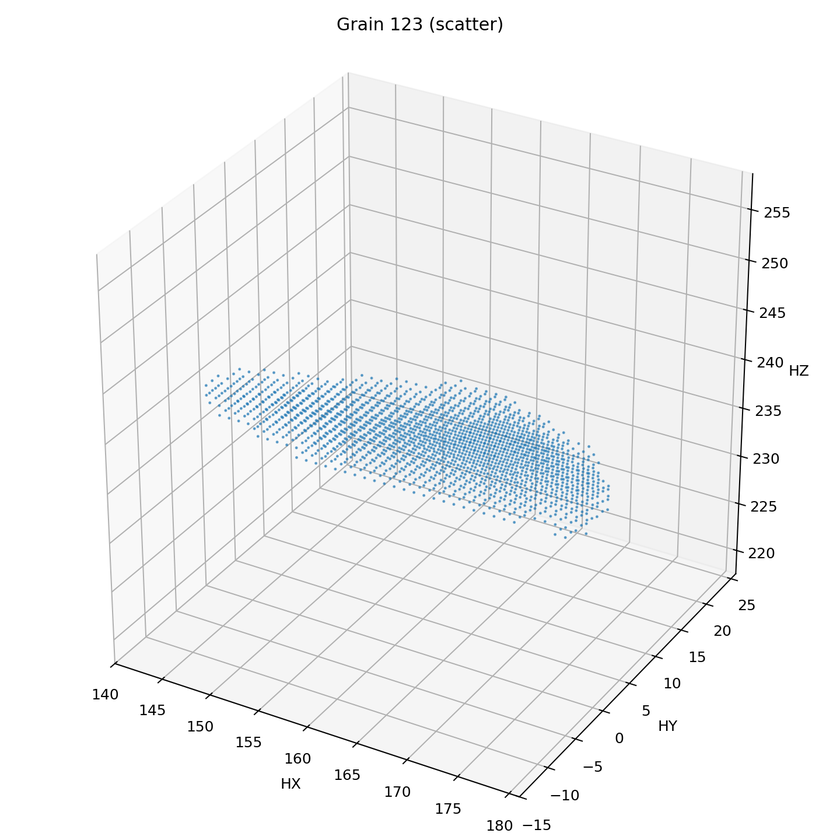
#> input picture expoly-alpoly-pytest/test_artifacts/grain_123_scatter.png, 840 x 840 px, shrunk from 1440 x 1440 before the run
$ python -i generate_voronoi.py   (imports and definitions only)
#> lines starting #> are read from the running program, lines starting #| are printed output that depends on the picture
# src/expoly/generate_voronoi.py
"""
Extract GB surface / triple line / quadruple point topology from a LAMMPS dump,
build Voronoi mesh (pair_to_mesh), voxelize grains, and output voxel_all.csv
with 0-based integer grid coordinates.
"""

from __future__ import annotations

import argparse
import itertools
import logging
import sys
from io import StringIO
from pathlib import Path
from typing import Dict, List, Optional, Tuple, Union

import numpy as np
import pandas as pd
from scipy.spatial import Delaunay, cKDTree

logger = logging.getLogger(__name__)

try:
    from sklearn.decomposition import PCA
except ImportError:
    PCA = None
    logger.warning("sklearn not available; pair_to_mesh building may fail")

PathLike = Union[str, Path]


# [36 lines left out: function read_lammps_dump_one_timestep, not called in this run]


def classify_topology_fast(
    DATA: pd.DataFrame,
    k: int = 13,
    min_other_atoms: int = 4,
) -> Tuple[pd.DataFrame, pd.DataFrame, pd.DataFrame, Dict[int, List[int]]]:
    """Classify atoms as surface/line/point using k-NN. Returns surface_all, line_all, point_all, outer_map."""
    pos = DATA[["X", "Y", "Z"]].to_numpy()
    grain = DATA["grain-ID"].to_numpy().astype(np.intp)
    atom_id = DATA["atom-ID"].to_numpy().astype(np.intp)
    N = len(DATA)
    tree = cKDTree(pos)
    _, idx_knn = tree.query(pos, k=k)
    surface_idx: List[int] = []
    line_idx: List[int] = []
    point_idx: List[int] = []
    outer_surface: Dict[int, List[int]] = {}
    outer_line: Dict[int, List[int]] = {}
    outer_point: Dict[int, List[int]] = {}
    for i in range(N):
        neigh_idx = idx_knn[i]
        neigh_grain = grain[neigh_idx]
        mask_other = neigh_grain != grain[i]
        if np.sum(mask_other) < min_other_atoms:
            continue
        unique_grains = np.unique(neigh_grain)
        atom_pos_type = len(unique_grains)
        if atom_pos_type == 1:
            continue
        outer = unique_grains[unique_grains != grain[i]].tolist()
        a_id = int(atom_id[i])
        if atom_pos_type == 2:
            surface_idx.append(i)
            outer_surface[a_id] = outer
        elif atom_pos_type == 3:
            line_idx.append(i)
            outer_line[a_id] = outer
        elif atom_pos_type == 4:
            point_idx.append(i)
            outer_point[a_id] = outer
    surface_all = DATA.iloc[surface_idx].copy()
    line_all = DATA.iloc[line_idx].copy()
    point_all = DATA.iloc[point_idx].copy()
    if surface_idx:
        surf_outer_df = (
            pd.DataFrame.from_dict(outer_surface, orient="index")
            .reset_index()
            .rename(columns={"index": "atom-ID", 0: "outer1"})
        )
        surface_all = surface_all.merge(surf_outer_df, on="atom-ID", how="left")
    if line_idx:
        line_outer_df = (
            pd.DataFrame.from_dict(outer_line, orient="index")
            .reset_index()
            .rename(columns={"index": "atom-ID", 0: "outer1", 1: "outer2"})
        )
        line_all = line_all.merge(line_outer_df, on="atom-ID", how="left")
    if point_idx:
        point_outer_df = (
            pd.DataFrame.from_dict(outer_point, orient="index")
            .reset_index()
            .rename(columns={"index": "atom-ID", 0: "outer1", 1: "outer2", 2: "outer3"})
        )
        point_all = point_all.merge(point_outer_df, on="atom-ID", how="left")
    outer_map: Dict[int, List[int]] = {}
    outer_map.update(outer_surface)
    outer_map.update(outer_line)
    outer_map.update(outer_point)
    logger.info(
        "[classify] surface=%d, line=%d, point=%d",
        len(surface_all),
        len(line_all),
        len(point_all),
    )
    return surface_all, line_all, point_all, outer_map


# [546 lines left out: functions assign_outer_shell_to_face_grains, build_quad_unique, build_triple_line_segments, connected_components_on_pair_nodes, build_pair_to_mesh, collect_grain_planes and 4 more, not called in this run]


# [2 lines not run here, left out]

>>> import cv2
>>> picture = cv2.imread('../../expoly-alpoly-pytest/test_artifacts/grain_123_scatter.png', cv2.IMREAD_GRAYSCALE)
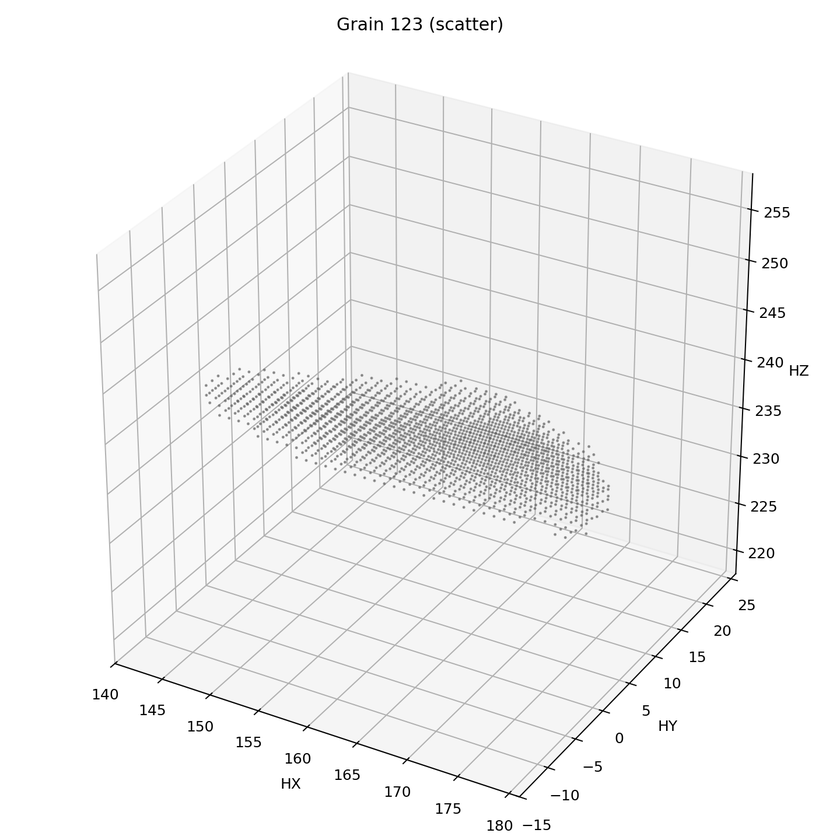
#> picture: shape (840, 840); min 0, max 255, mean 244
>>> result = classify_topology_fast(picture)
#> (the run stopped early here; a loop or call above may not have finished)
